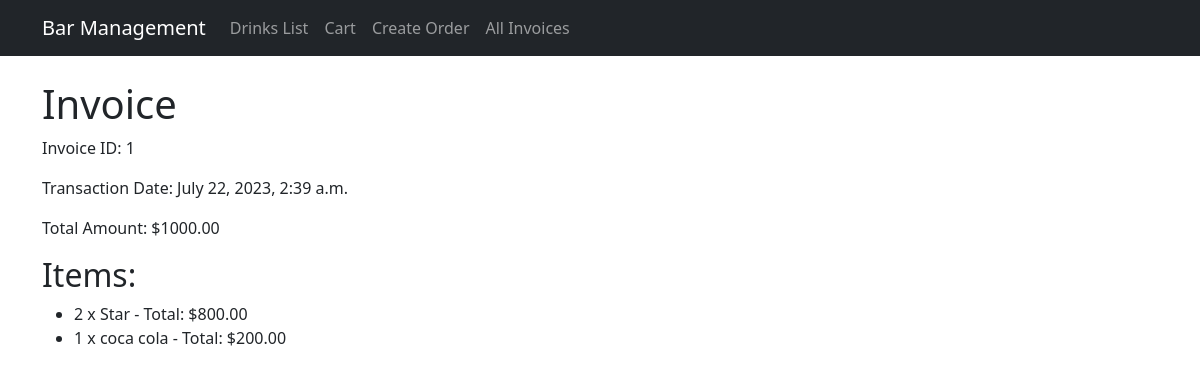
The app's page /view_invoice/1/ with its own data.
### bar/models.py (models this page shows, shortened)
class Invoice(models.Model):
    transaction = models.OneToOneField(Transaction, on_delete=models.CASCADE)
    invoice_date = models.DateTimeField(auto_now_add=True)

class Transaction(models.Model):
    transaction_date = models.DateTimeField(auto_now_add=True)
    orders = models.ManyToManyField(Order)
    total_amount = models.DecimalField(max_digits=8, decimal_places=2)

class Order(models.Model):
    drink = models.ForeignKey(Drink, on_delete=models.CASCADE)
    quantity = models.PositiveIntegerField(default=1)
    total_price = models.DecimalField(max_digits=10, decimal_places=2, null=True, blank=True)  # Allow null and blank

class Drink(models.Model):
    name = models.CharField(max_length=100)
    price = models.DecimalField(max_digits=6, decimal_places=2)
    quantity_in_stock = models.PositiveIntegerField(default=0)
    category = models.ForeignKey(Category, on_delete=models.SET_NULL, null=True, blank=True)

### bar/views.py (the view)
# urls.py: path('view_invoice/<int:invoice_id>/', ViewInvoiceView.as_view(), name='view_invoice'),
class ViewInvoiceView(View):
    template_name = 'view_invoice.html'
    def get(self, request, invoice_id):
        invoice = Invoice.objects.get(pk=invoice_id)
        return render(request, self.template_name, {'invoice': invoice})

### bar/templates/view_invoice.html (shortened to what this page needs)
{% extends "base.html" %}
{% block content %}
    <h1>Invoice</h1>
    <p>Invoice ID: {{ invoice.pk }}</p>
    <p>Transaction Date: {{ invoice.transaction.transaction_date }}</p>
    <p>Total Amount: ${{ invoice.transaction.total_amount }}</p>
    <h2>Items:</h2>
    <ul>
        {% for order in invoice.transaction.orders.all %}
            <li>{{ order.quantity }} x {{ order.drink.name }} - Total: ${{ order.total_price }}</li>
        {% endfor %}
    </ul>
{% endblock %}

### records on screen
Invoice: pk "1", transaction.transaction_date "July 22, 2023, 2:39 a.m.", transaction.total_amount "1000.00"
Order: quantity "2", drink.name "Star", total_price "800.00"
Order: quantity "1", drink.name "coca cola", total_price "200.00"
